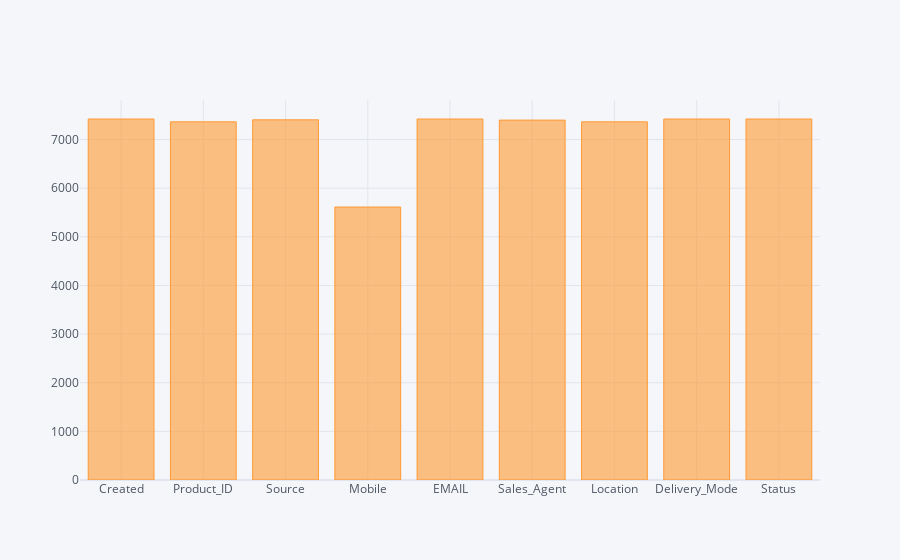

Notebook code for this chart:
### Markdown cell above
# Value counts of each data

### Code cell
df.count().iplot(kind='bar')

### Figure 1 — Plotly figure (JSON) as saved in the notebook; plotly's stock layout.template omitted (floating-point values rounded to 4 significant figures)
{"data": [{"marker": {"color": "rgba(255, 153, 51, 0.6)", "line": {"color": "rgba(255, 153, 51, 1.0)", "width": 1}}, "name": "None", "orientation": "v", "text": "", "type": "bar", "x": ["Created", "Product_ID", "Source", "Mobile", "EMAIL", "Sales_Agent", "Location", "Delivery_Mode", "Status"], "y": [7422, 7364, 7405, 5612, 7422, 7399, 7364, 7422, 7422]}], "layout": {"legend": {"bgcolor": "#F5F6F9", "font": {"color": "#4D5663"}}, "paper_bgcolor": "#F5F6F9", "plot_bgcolor": "#F5F6F9", "title": {"font": {"color": "#4D5663"}}, "xaxis": {"gridcolor": "#E1E5ED", "showgrid": true, "tickfont": {"color": "#4D5663"}, "title": {"font": {"color": "#4D5663"}, "text": ""}, "zerolinecolor": "#E1E5ED"}, "yaxis": {"gridcolor": "#E1E5ED", "showgrid": true, "tickfont": {"color": "#4D5663"}, "title": {"font": {"color": "#4D5663"}, "text": ""}, "zerolinecolor": "#E1E5ED"}}}
